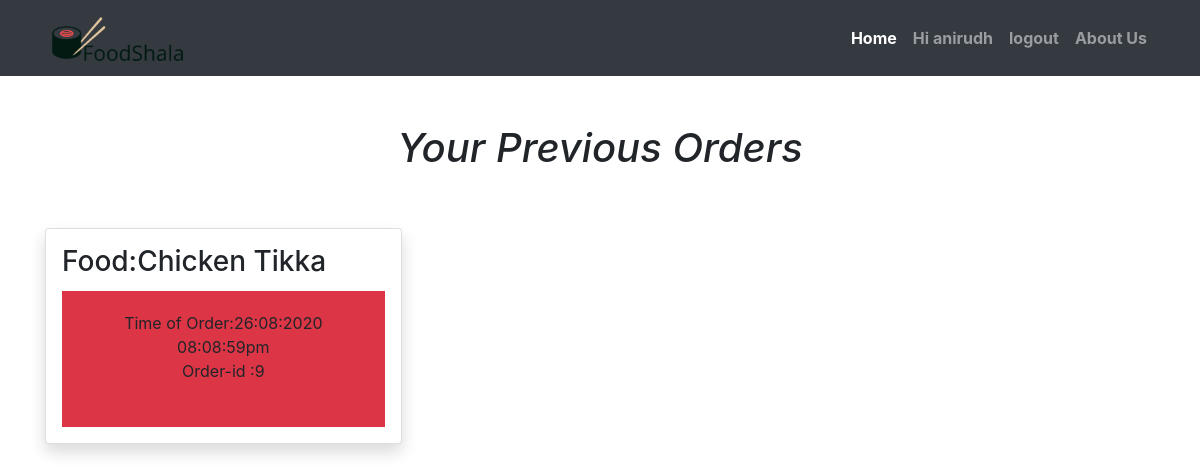
The app's page /prevorder.php (signed in) with its own data.
### tables this page shows
CREATE TABLE `orderdb` (
  `order_id` varchar(255) NOT NULL,
  `restaurant` varchar(255) NOT NULL,
  `foodname` varchar(255) NOT NULL,
  `customername` varchar(255) NOT NULL,
  `number` varchar(255) NOT NULL,
  `timeoforder` varchar(255) NOT NULL
);

### prevorder.php (the view)
<?php include'includefile/header.php' ?>
<?php include'includefile/navindex.php' ?>
<br><br>
<center><h1><i>Your Previous Orders</i></h1></center>
<br><br>
<div class='container'>
        <div class='card-columns'>
   <?php
         include'includefile/database.php';
    $con=mysqli_connect($host,$user);
        mysqli_select_db($con,$database);
               $name=$_SESSION['customername'];
        $q="select * from orderdb where customername='$name' ORDER BY timeoforder DESC;";
        $res=$con->query($q);
        $rowCount=$con->affected_rows;
        if($rowCount>0)
        {
        while($row = $res->fetch_assoc())
        {
        echo "
        <div class='card shadow p-3 mb-5 bg-white rounded'>
        <h3 class='card-title'> Food:".$row['foodname']."</h3>
        <div class='card-body bg-danger text-center'>Time of Order:".$row['timeoforder']."
       <br>Order-id :".$row['order_id']."<br><br></h6>
        </div></div>";
        }
        }
        else
        {
        echo "Not connected";
        }
?>
    <?php include'includefile/footer.php' ?>

### records on screen
orderdb: foodname "Chicken Tikka", timeoforder "26:08:2020 08:08:59pm", order_id "9"

### other values on screen
$_SESSION['customername'] "anirudh"
